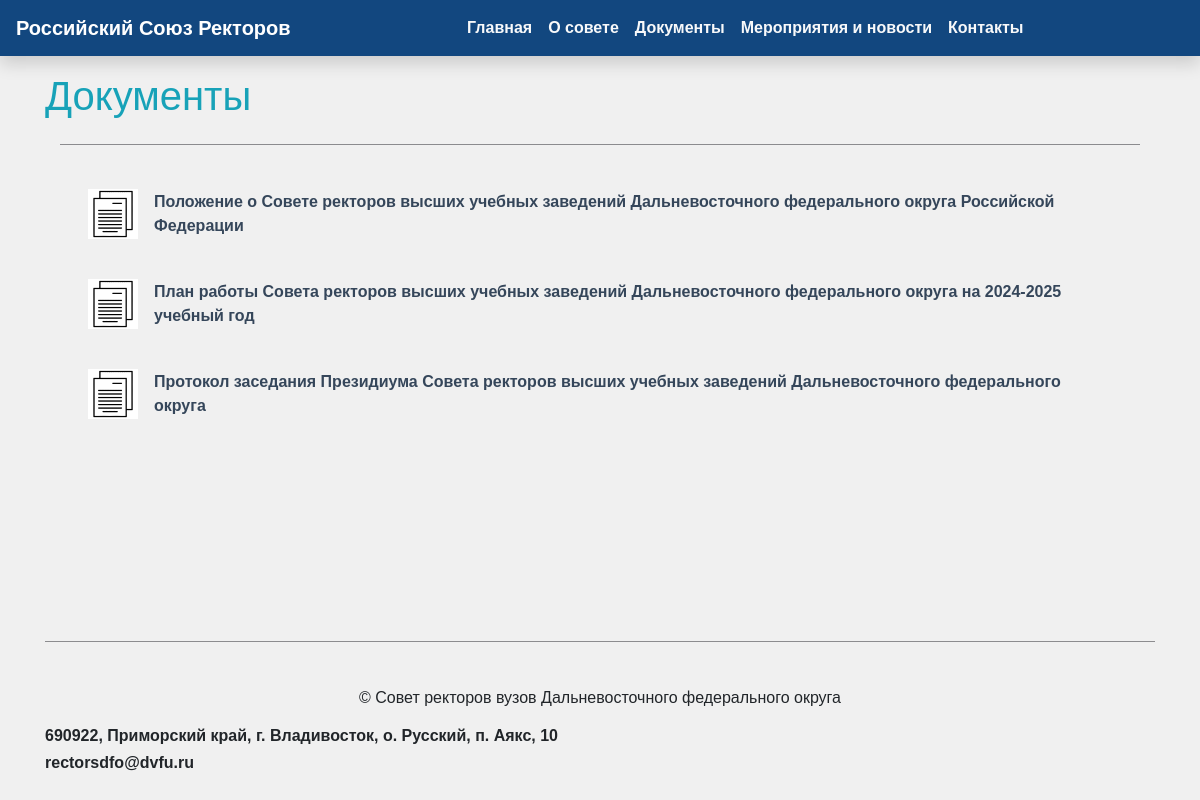
The page /document/ on the database its author committed.
### landing/models.py (models this page shows, shortened)
class Document(models.Model):
    title=models.CharField(max_length=255, verbose_name='Название документа')
    file=models.FileField(upload_to='documents/', verbose_name='Файл документа')
    class Meta:
        verbose_name = 'Документ'
        verbose_name_plural = 'Документы'

### landing/views.py (the view)
# urls.py: path('document/', views.document, name='document'),
def document(request):
    documents = Document.objects.all()
    context = {
        'documents': documents,
    }
    return render(request, 'layer_s/documents.html', context)

### templates/layer_s/documents.html
{% extends "core/base.html" %}
{% block content %}
{% load static %}
<main class="container mt-3">
    <h1 class="text-info">Документы</h1>
    <div class="container mt-4">
        <div class="horizontal-bar mb-3"></div>
    </div>
    <div class="container mt-4">
        <div class="list-group">
            {% for document in documents %}
            <a href="{{ document.file.url }}" class="p-2 font-weight-bold bg-bright detail text-decoration-none" target="_blank">
                <div class="bg-bright list-group-item d-flex align-items-center border-0">
                    <img src="{% static 'document.png' %}" alt="Document Icon" class="" style="width: 50px; height: 50px;">
                    <div class="d-flex align-items-center flex-grow-1 ml-2" style="height: 50px;">
                        <span class="ml-2 text-wrap">{{ document.title }}</span>
                    </div>
                </div>
            </a>
            {% endfor %}
        </div>
    </div>
</main>
<div class="fixed-bottom">
{% include "core/footer.html" %}
</div>
{% endblock %}

### static/styles.css (style rules this page uses)
body { font-family: 'Arial', sans-serif; }
.horizontal-bar { height: 1px; background-color: #31313685; }
.bg-bright { background-color: #f0f0f0; }
.detail { color:#071d35cd }
body { font-family: Arial, sans-serif; }

### rows shown on the page
Document: title "Положение о Совете ректоров высших учебных заведений Дальневосточного федерального округа Российской Федерации"
Document: title "План работы Совета ректоров высших учебных заведений Дальневосточного федерального округа на 2024-2025 учебный год"
Document: title "Протокол заседания Президиума Совета ректоров высших учебных заведений Дальневосточного федерального округа"
